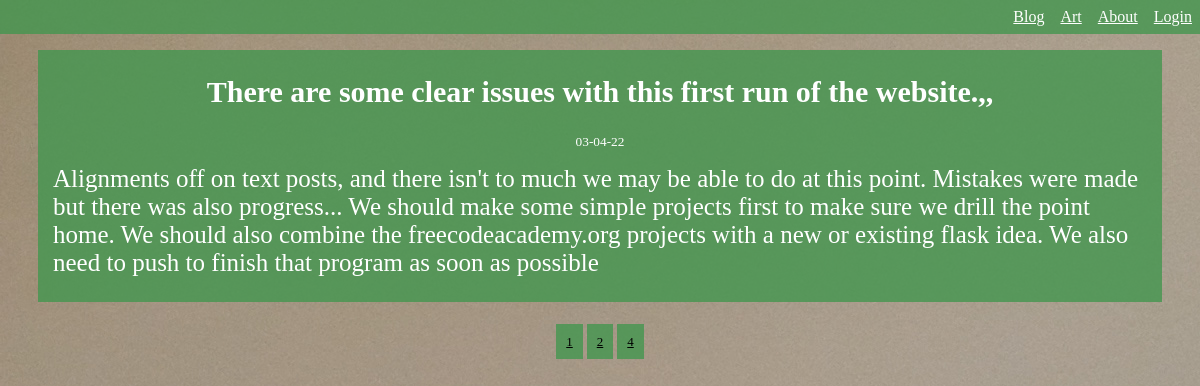
Page /blog on the committed database.
### website/models.py (models this page shows, shortened)
class Blog(db.Model):
    id = db.Column(db.Integer, primary_key=True)
    title = db.Column(db.String(150))
    date_posted = db.Column(db.DateTime, nullable=False, default=datetime.utcnow)
    content = db.Column(db.Text, nullable=False)

### website/views.py (the view)
@views.route('/blog')
def blog():
    page = request.args.get('page', 1, type=int)
    posts = Blog.query.order_by(Blog.date_posted.desc()).paginate(per_page=1, page=page)
    return render_template('blog.html', posts=posts)

### website/templates/blog.html (shortened to what this page needs)
{% extends "base.html" %}
{% block content %}
    {% for blog in posts.items %}
        <body class="home-body">
            <section class="blog-body">
                <h1 align="center">{{ blog.title }}</h1>
                <small align="center">{{ blog.date_posted.strftime('%m-%d-%y') }}</small>
                <p>{{ blog.content }}</p>
            </section>
            <div align="center" class="button-wrapper">
                {% endfor %}
                {% for page_num in posts.iter_pages(left_edge=1, right_edge=1, left_current=1, right_current=2) %}
                    {% if page_num %}
                        {% if posts.page == page_num %}
                            <a class="btn-mod2" href="{{ url_for('views.blog', page=page_num) }}">{{ page_num }}</a>
                        {% else %}
                            <a class="btn-mod2" href="{{ url_for('views.blog', page=page_num) }}">{{ page_num }}</a>
                        {% endif %}
                    {% endif%}
                {% endfor %}
            </div>
        </body>
{% endblock %}

### website/static/styles.css (style rules this page uses)
.home-body { background-image: url('../static/site_images/paper.jpg'); }
.btn-mod2 { background: rgba(68, 150, 79, 0.8); color: black; padding: 10px; font-size: 13px; align-items: center; display: inline; }
.blog-body { display: grid; grid-template-columns: repeat(auto-fit); background-color: rgba(68, 150, 79, 0.8); margin: 30px; margin-top: 50px; padding-bottom: 10px; }
.blog-body h1 { font-size: 30px; color: rgb(255, 255, 255) }
.blog-body small { padding-top: 0; color: rgb(255, 255, 255) }
.blog-body p { display: grid; margin: 15px; justify-content: center; font-size: 25px; color: rgb(255, 255, 255) }

### rows in the picture
Blog: title "There are some clear issues with this first run of the website.,,", date_posted "03-04-22", content "Alignments off on text posts, and there isn't to much we may be able to do at this point. Mistakes were made but there was also progress... We should make some simple projects first to make sure we drill the point home. We should also combine the freecodeacademy.org projects with a new or existing flask idea. We also need to push to finish that program as soon as possible"

### other values in the picture
{{ page_num }} "1"
{{ page_num }} "2" "4"
